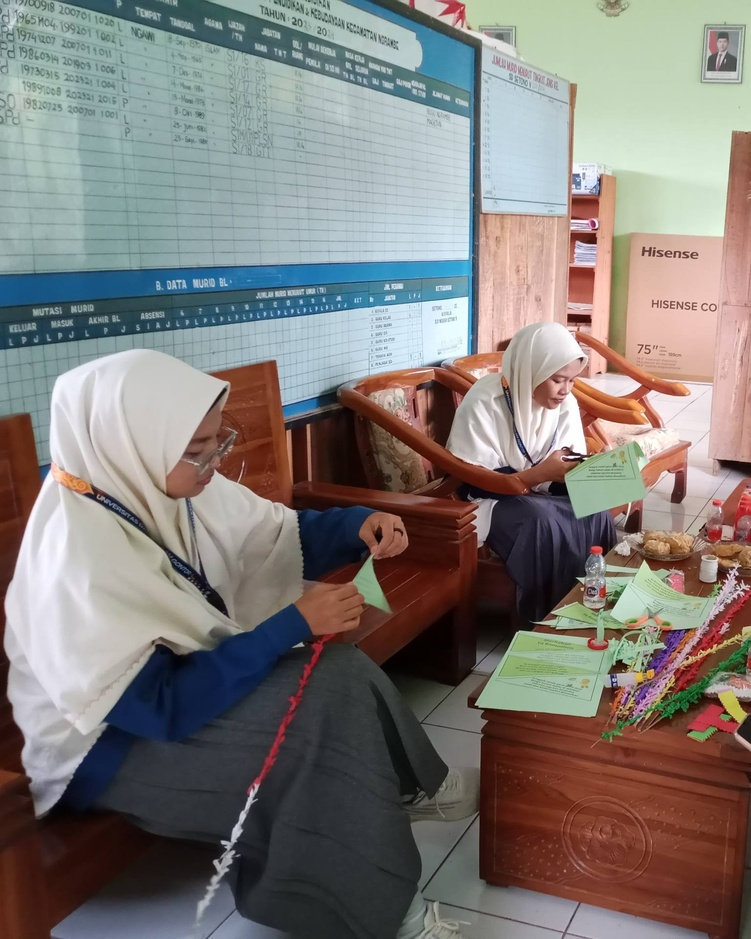
#> input picture images/gambar1.jpg, 751 x 939 px, shrunk from 1536 x 1920 before the run
$ python 04_descriptor_hist.py   (older library calls are emulated)
#> lines starting #> are read from the running program, lines starting #| are printed output that depends on the picture
import cv2
import numpy as np
import matplotlib.pyplot as plt

img = cv2.imread('./images/gambar1.jpg')
#> img is the input picture: shape (939, 751, 3); mean B, G, R 120.1, 123.6, 128.8
gray = cv2.cvtColor(img, cv2.COLOR_BGR2GRAY)
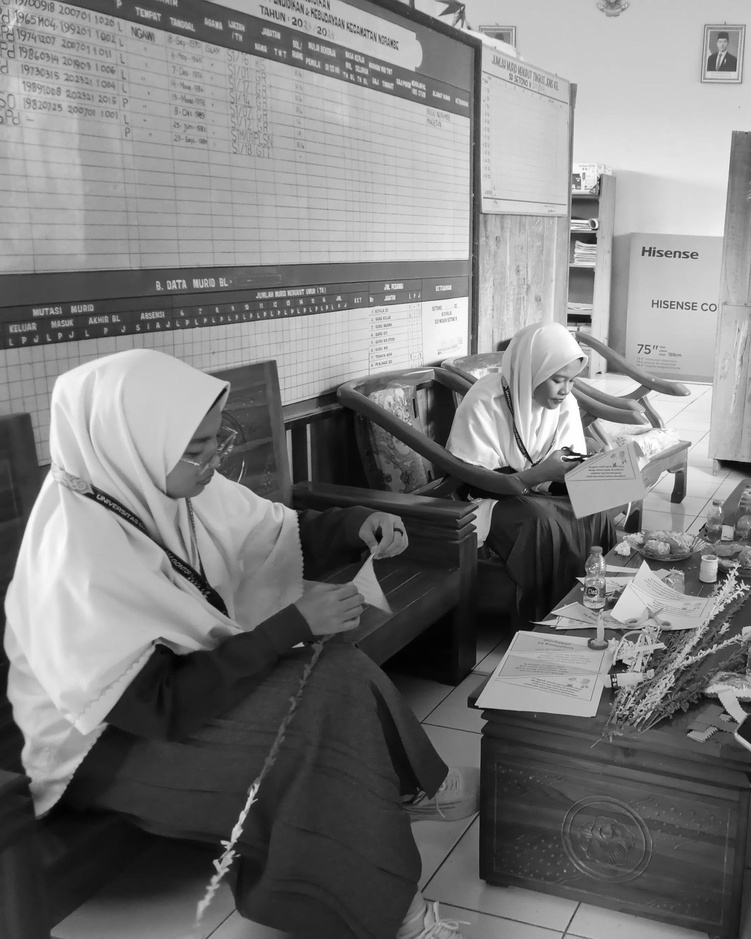
#> gray: shape (939, 751); min 1, max 255, mean 124.8

sift = cv2.SIFT_create()
kp, des = sift.detectAndCompute(gray, None)
#> kp = 2471 keypoints; strongest (x, y, size): (581, 359, 2.9), (585, 319, 8.1), (599, 373, 1.8), (574, 319, 9)

k = max(kp, key=lambda x: x.size)
#> k = keypoint at (414.3, 542.7), size 196.1
x, y, s = int(k.pt[0]), int(k.pt[1]), int(k.size)
#> x = 414; y = 542; s = 196

patch = gray[y-8:y+8, x-8:x+8]
if patch.shape == (16, 16):
    gx = cv2.Sobel(patch, cv2.CV_32F, 1, 0)
    gy = cv2.Sobel(patch, cv2.CV_32F, 0, 1)
    plt.figure(figsize=(8, 8))
    X, Y = np.meshgrid(np.arange(16), np.arange(16))
    plt.quiver(X, Y, gx, -gy, color='red')
    plt.title("Local Gradient Vector Field (Descriptor Basis)")
    plt.gca().invert_yaxis()
    plt.savefig('04_descriptor_vector.png')
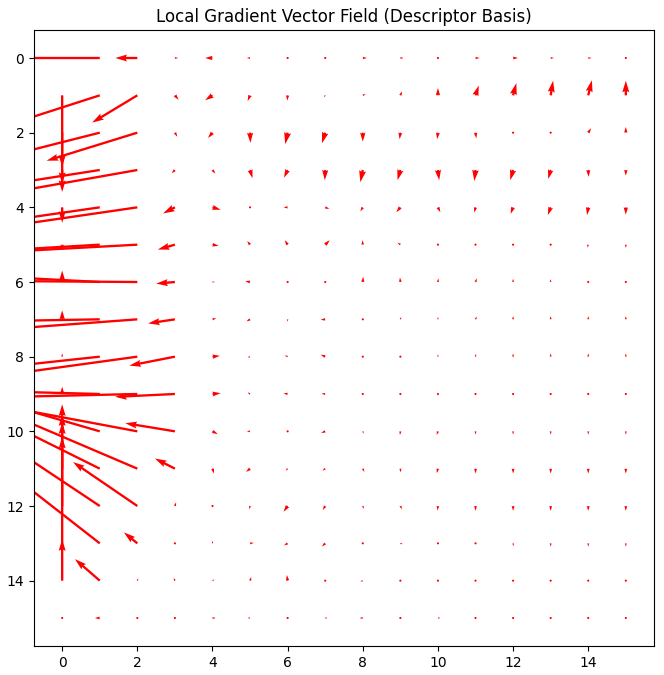
#> figure drawn by matplotlib, 1 panel
    plt.show()

$ run again, with images/gambar2.jpg copied over images/gambar1.jpg
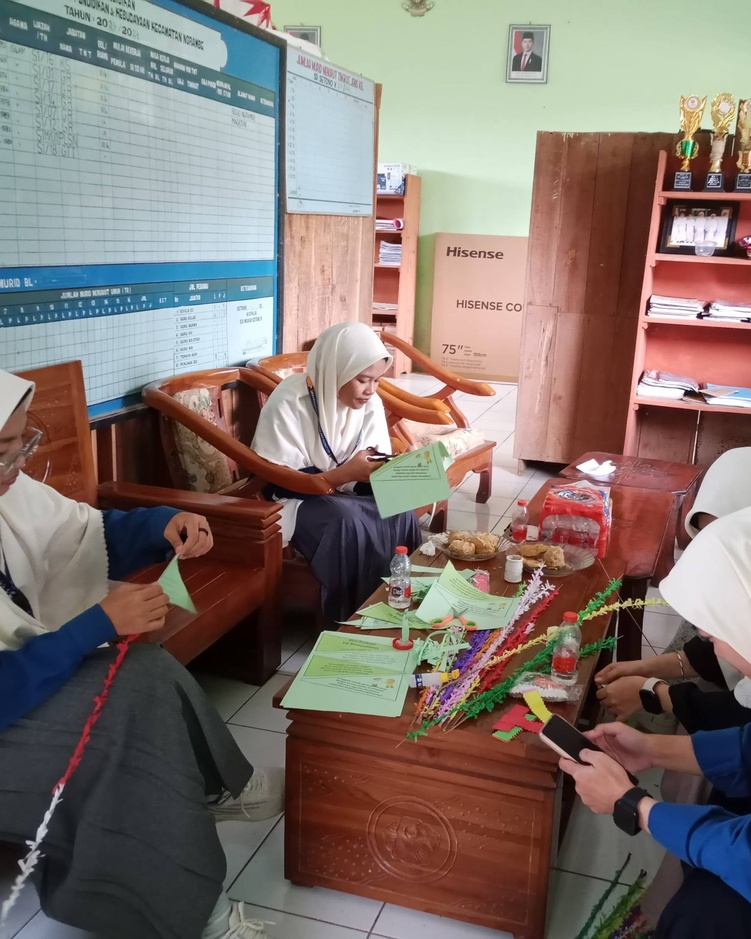
#> input picture images/gambar2.jpg, 751 x 939 px, shrunk from 1536 x 1920 before the run
#> img is the input picture: shape (939, 751, 3); mean B, G, R 110.8, 116.3, 129.5
#> `gray = cv2.cvtColor(img, cv2.COLOR_BGR2GRAY)`:
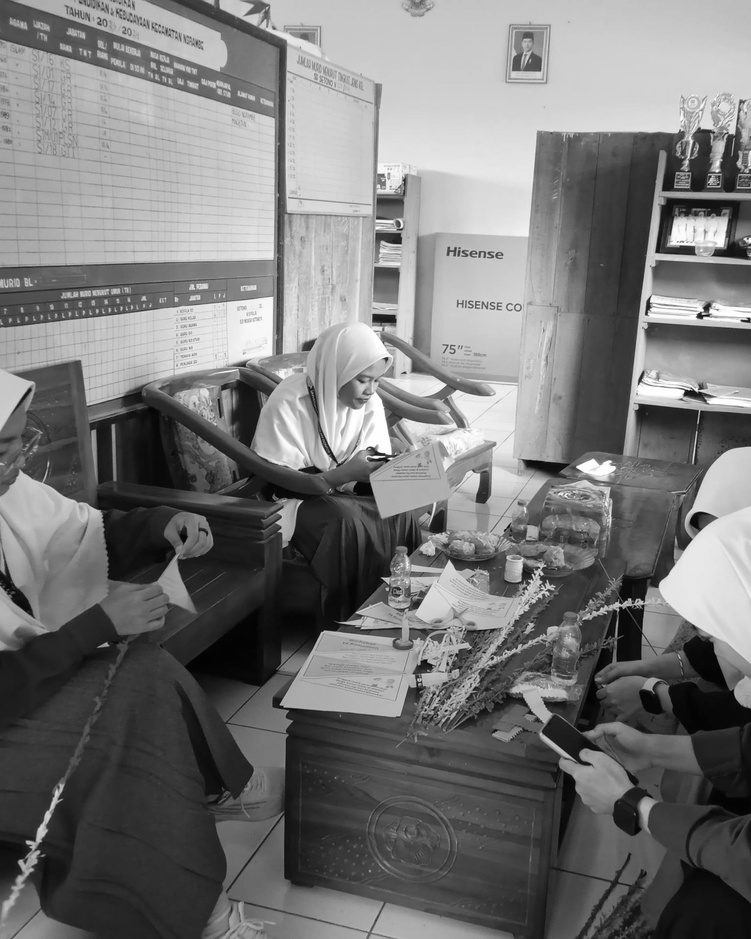
#> gray: shape (939, 751); min 1, max 255, mean 119.6
#> kp = 2672 keypoints; strongest (x, y, size): (700, 316, 4.2), (386, 359, 2.9), (646, 313, 2.3), (707, 307, 5)
#> k = keypoint at (241.2, 543.5), size 171.8
#> x = 241; y = 543; s = 171
#> `plt.savefig('04_descriptor_vector.png')`:
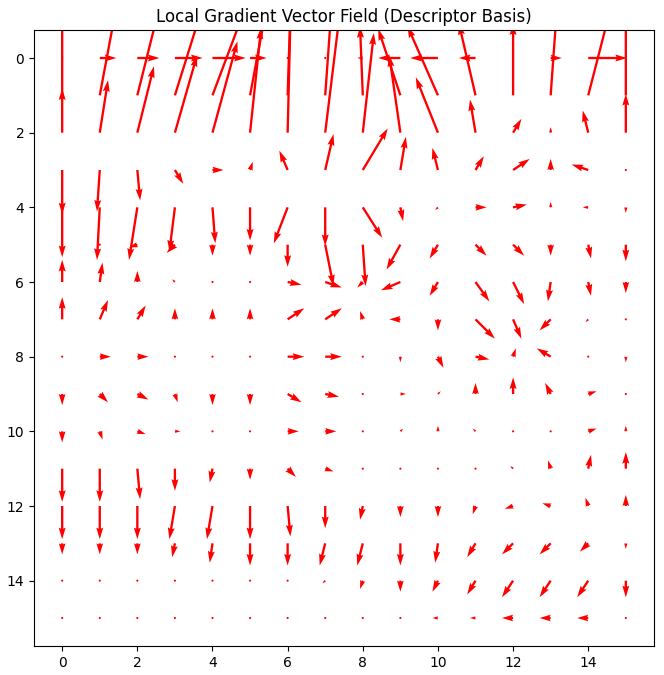
#> figure drawn by matplotlib, 1 panel

$ run again, with images/gambar3.jpg copied over images/gambar1.jpg
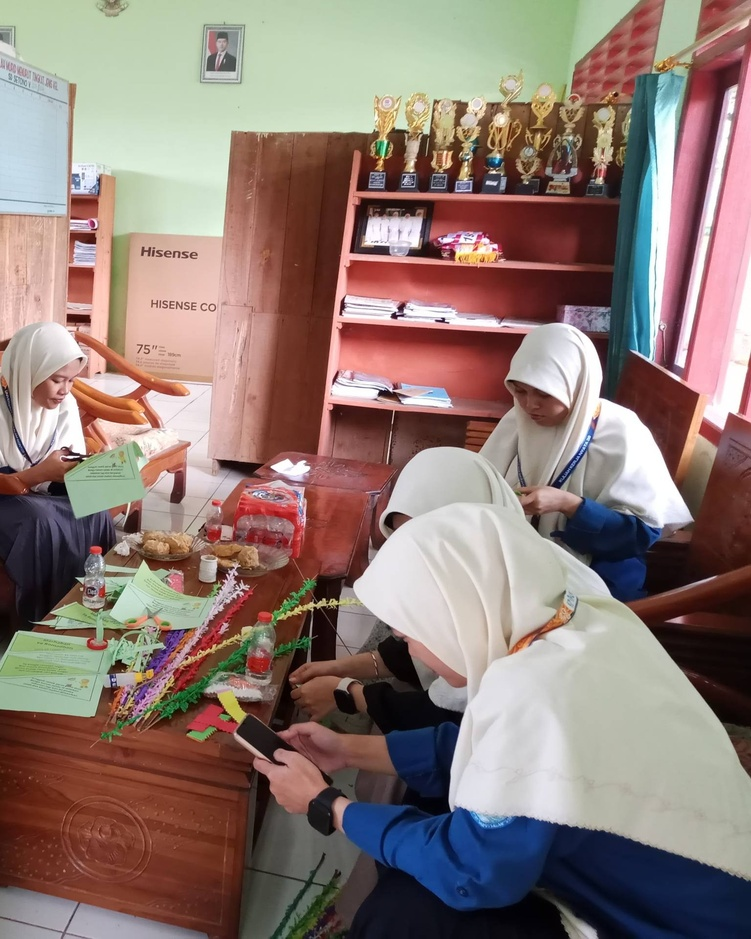
#> input picture images/gambar3.jpg, 751 x 939 px, shrunk from 1536 x 1920 before the run
#> img is the input picture: shape (939, 751, 3); mean B, G, R 116.6, 123, 142.5
#> `gray = cv2.cvtColor(img, cv2.COLOR_BGR2GRAY)`:
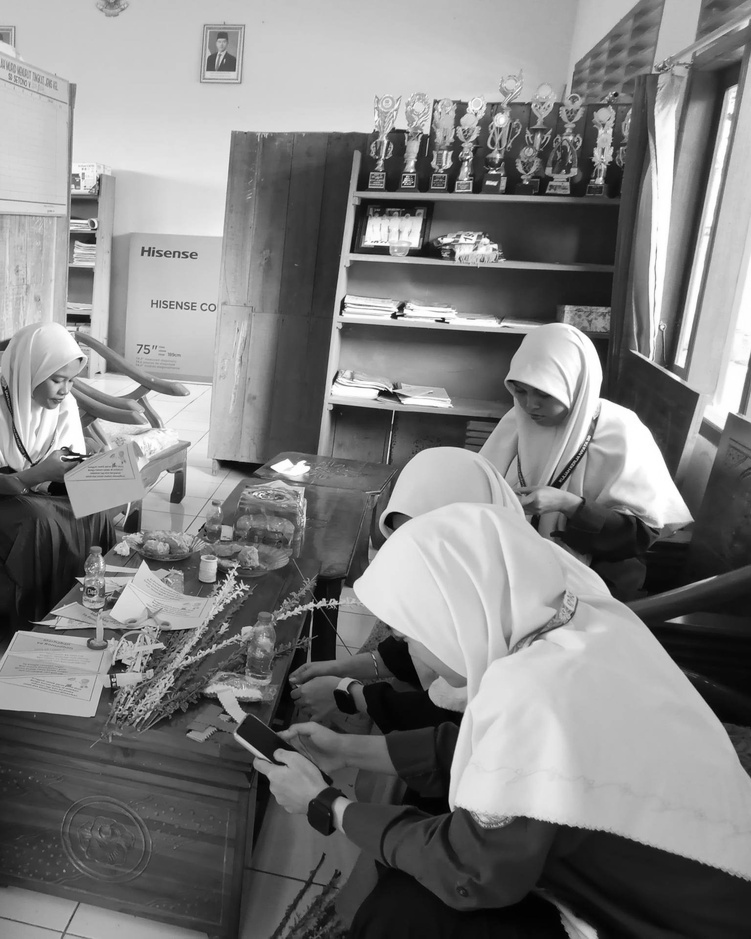
#> gray: shape (939, 751); min 0, max 255, mean 128.1
#> kp = 2540 keypoints; strongest (x, y, size): (394, 316, 4.2), (80, 359, 2.9), (662, 504, 33.8), (341, 313, 2.3)
#> k = keypoint at (555.8, 721.9), size 141.1
#> x = 555; y = 721; s = 141
#> `plt.savefig('04_descriptor_vector.png')`:
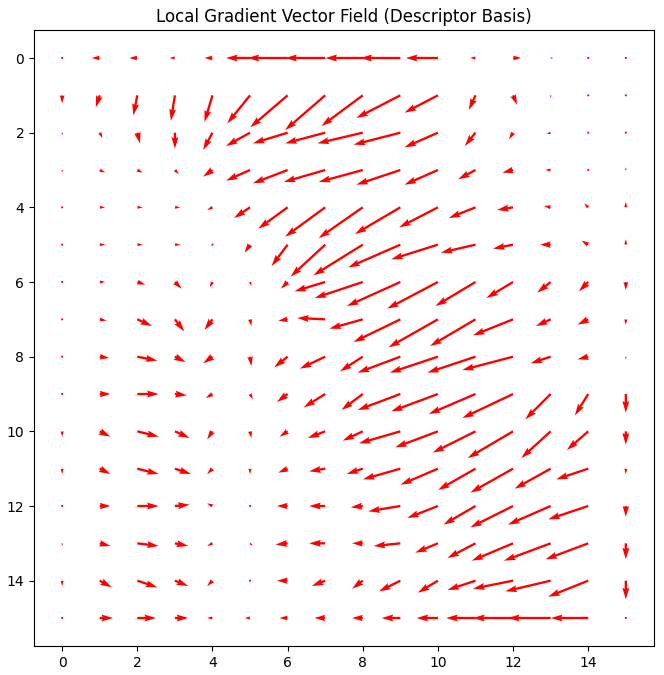
#> figure drawn by matplotlib, 1 panel
